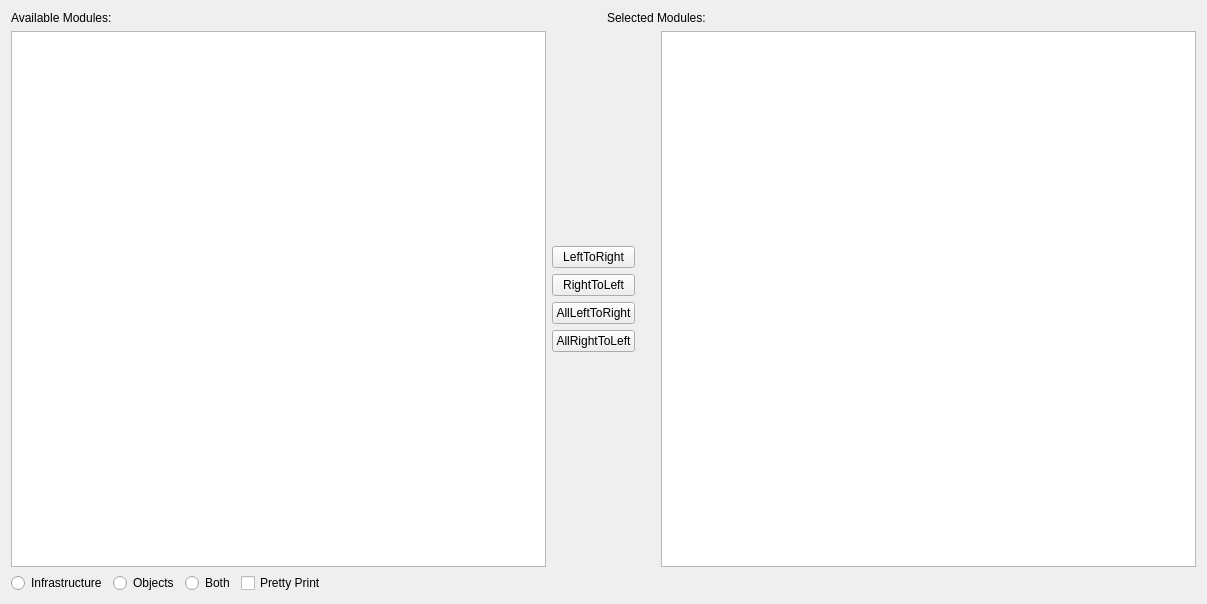
<?xml version="1.0" encoding="UTF-8"?>
<ui version="4.0">
 <class>SelectModules</class>
 <widget class="QWidget" name="SelectModules">
  <property name="geometry">
   <rect>
    <x>0</x>
    <y>0</y>
    <width>1207</width>
    <height>604</height>
   </rect>
  </property>
  <property name="windowTitle">
   <string>SelectModules</string>
  </property>
  <layout class="QVBoxLayout" name="verticalLayout">
   <item>
    <layout class="QHBoxLayout" name="horizontalLayout_3">
     <property name="topMargin">
      <number>0</number>
     </property>
    </layout>
   </item>
   <item>
    <layout class="QHBoxLayout" name="horizontalLayout_2">
     <property name="topMargin">
      <number>0</number>
     </property>
     <item>
      <widget class="QLabel" name="availableLabel">
       <property name="text">
        <string>Available Modules:</string>
       </property>
      </widget>
     </item>
     <item>
      <widget class="QLabel" name="exportLabel">
       <property name="text">
        <string>Selected Modules:</string>
       </property>
      </widget>
     </item>
    </layout>
   </item>
   <item>
    <layout class="QHBoxLayout" name="horizontalLayout">
     <item>
      <widget class="QListView" name="availableView"/>
     </item>
     <item>
      <layout class="QVBoxLayout" name="verticalLayout_2">
       <property name="rightMargin">
        <number>20</number>
       </property>
       <item>
        <spacer name="verticalSpacer">
         <property name="orientation">
          <enum>Qt::Orientation::Vertical</enum>
         </property>
         <property name="sizeHint" stdset="0">
          <size>
           <width>20</width>
           <height>40</height>
          </size>
         </property>
        </spacer>
       </item>
       <item>
        <widget class="QPushButton" name="left2RightButton">
         <property name="text">
          <string>LeftToRight</string>
         </property>
        </widget>
       </item>
       <item>
        <widget class="QPushButton" name="right2LeftButton">
         <property name="text">
          <string>RightToLeft</string>
         </property>
        </widget>
       </item>
       <item>
        <widget class="QPushButton" name="allLeft2RightButton">
         <property name="text">
          <string>AllLeftToRight</string>
         </property>
        </widget>
       </item>
       <item>
        <widget class="QPushButton" name="allRight2LeftButton">
         <property name="text">
          <string>AllRightToLeft</string>
         </property>
        </widget>
       </item>
       <item>
        <spacer name="verticalSpacer_2">
         <property name="orientation">
          <enum>Qt::Orientation::Vertical</enum>
         </property>
         <property name="sizeHint" stdset="0">
          <size>
           <width>20</width>
           <height>40</height>
          </size>
         </property>
        </spacer>
       </item>
      </layout>
     </item>
     <item>
      <widget class="QListView" name="exportView"/>
     </item>
    </layout>
   </item>
   <item>
    <layout class="QHBoxLayout" name="horizontalLayout_4">
     <property name="topMargin">
      <number>0</number>
     </property>
     <item>
      <widget class="QRadioButton" name="infrastructureRadio">
       <property name="text">
        <string>Infrastructure</string>
       </property>
      </widget>
     </item>
     <item>
      <widget class="QRadioButton" name="objectsRadio">
       <property name="text">
        <string>Objects</string>
       </property>
      </widget>
     </item>
     <item>
      <widget class="QRadioButton" name="bothRadio">
       <property name="text">
        <string>Both</string>
       </property>
      </widget>
     </item>
     <item>
      <widget class="QCheckBox" name="prettyPrintCheck">
       <property name="text">
        <string>Pretty Print</string>
       </property>
      </widget>
     </item>
     <item>
      <spacer name="horizontalSpacer">
       <property name="orientation">
        <enum>Qt::Orientation::Horizontal</enum>
       </property>
       <property name="sizeHint" stdset="0">
        <size>
         <width>40</width>
         <height>20</height>
        </size>
       </property>
      </spacer>
     </item>
    </layout>
   </item>
  </layout>
 </widget>
 <resources/>
 <connections/>
</ui>
